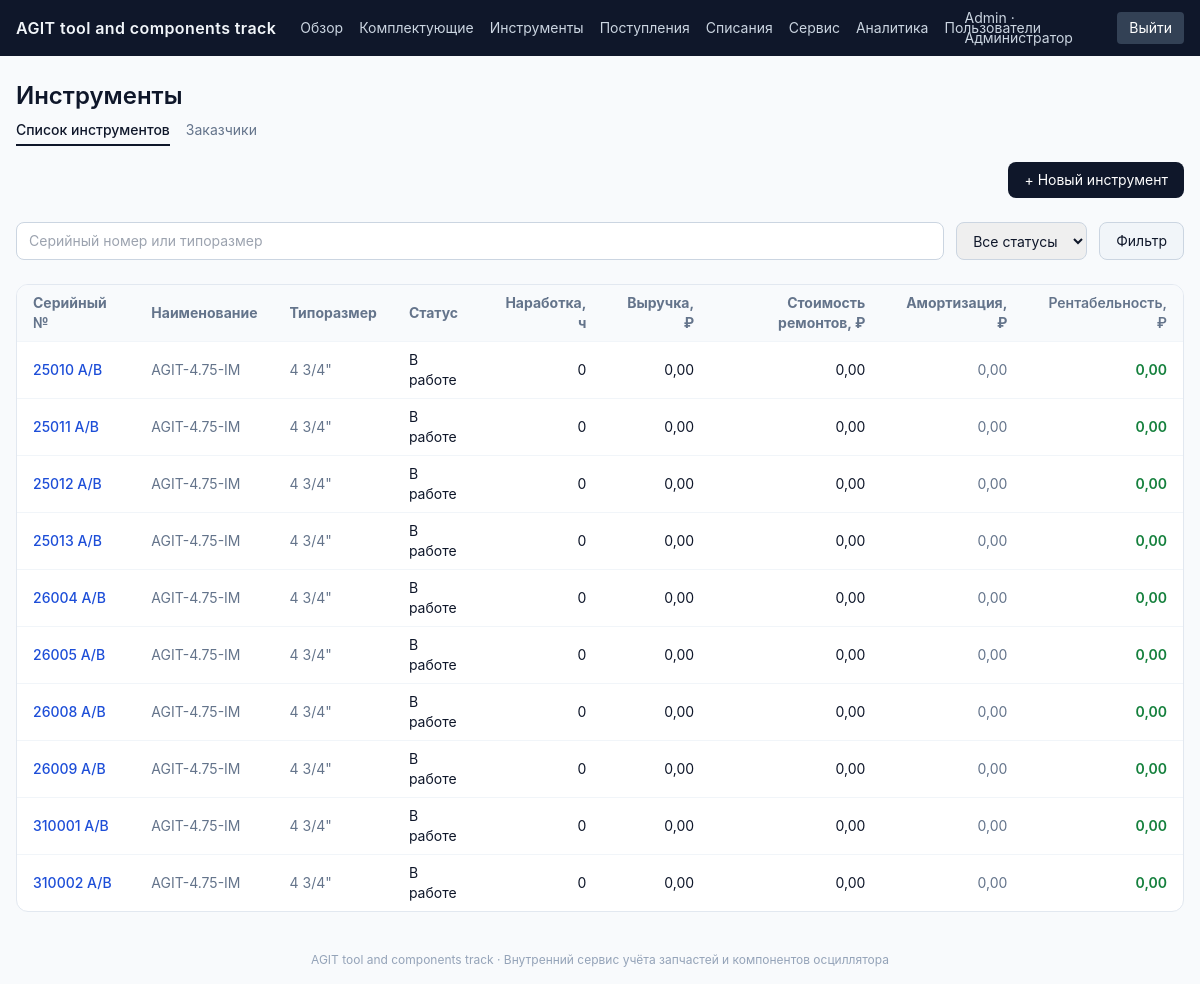
/tools/ (signed in), run on the app's committed database.
### tables this page shows
CREATE TABLE users (
    id            INTEGER PRIMARY KEY AUTOINCREMENT,
    email         TEXT NOT NULL UNIQUE,
    password_hash TEXT NOT NULL,
    full_name     TEXT NOT NULL DEFAULT '',
    role          TEXT NOT NULL DEFAULT 'viewer' CHECK (role IN ('admin', 'engineer', 'viewer')),
    is_active     INTEGER NOT NULL DEFAULT 1,
    created_at    TIMESTAMP NOT NULL DEFAULT CURRENT_TIMESTAMP
);

CREATE TABLE tools (
    id                INTEGER PRIMARY KEY AUTOINCREMENT,
    serial_number     TEXT NOT NULL UNIQUE,
    tool_size         TEXT NOT NULL DEFAULT '',
    status            TEXT NOT NULL DEFAULT 'active' CHECK (status IN ('active', 'in_repair', 'retired')),
    commissioned_date DATE,
    -- Себестоимость инструмента, ₽ — база для расчёта начисленной
    -- амортизации (1/18 стоимости в месяц с даты ввода в эксплуатацию,
    -- см. app/tools.py: tool_depreciation()).
    cost_rub          NUMERIC,
    location          TEXT NOT NULL DEFAULT '',
    note              TEXT NOT NULL DEFAULT '',
    created_by        INTEGER REFERENCES users(id),
    created_at        TIMESTAMP NOT NULL DEFAULT CURRENT_TIMESTAMP
);

### app/routes_tools.py (the view)
@bp.route("/")
@login_required
def list_view():
    status = request.args.get("status") or None
    q = request.args.get("q") or None
    tool_list = tools_mod.list_tools(status=status, q=q)
    return render_template("tools/list.html", tools=tool_list, status=status, q=q, status_labels=STATUS_LABELS)

### app/auth.py (called while the page is built)
def load_logged_in_user():
    user_id = session.get("user_id")
    if user_id is None:
        g.user = None
    else:
        g.user = db.query_one(
            "SELECT id, email, full_name, role, is_active FROM users WHERE id = %s",
            [user_id],
        )
        if g.user and not g.user.get("is_active", True):
            g.user = None
            session.clear()

def login_required(view):
    @functools.wraps(view)
    def wrapped(*args, **kwargs):
        if g.user is None:
            return redirect(url_for("auth.login", next=request.path))
        return view(*args, **kwargs)
    return wrapped

def can_edit():
    return g.user is not None and g.user["role"] in ("admin", "engineer")

### app/csrf.py (called while the page is built)
def init_app(app):
    app.jinja_env.globals["csrf_token"] = get_csrf_token
    @app.before_request
    def _check_csrf():
        if request.method in ("POST", "PUT", "PATCH", "DELETE"):
            sent = request.form.get("csrf_token", "")
            expected = session.get("_csrf_token", "")
            if not expected or not secrets.compare_digest(sent, expected):
                abort(400, description="Некорректный CSRF-токен. Обновите страницу и повторите попытку.")

### app/db.py (called while the page is built, shortened)
def _to_sqlite(query: str) -> str:
    return _PLACEHOLDER_RE.sub("?", query)

def _get_raw_connection():
    if IS_POSTGRES:
        import time
        import psycopg2
        import psycopg2.extras
        last_error = None
        for attempt in range(3):
            try:
                return psycopg2.connect(DATABASE_URL, cursor_factory=psycopg2.extras.RealDictCursor)
            except psycopg2.OperationalError as e:
                last_error = e
                if attempt < 2:
                    time.sleep(1.5 * (attempt + 1))
        raise last_error
    else:
        os.makedirs(os.path.dirname(SQLITE_PATH), exist_ok=True)
        conn = sqlite3.connect(SQLITE_PATH, detect_types=sqlite3.PARSE_DECLTYPES)
        conn.row_factory = sqlite3.Row
        conn.execute("PRAGMA foreign_keys = ON")
        return SqliteConnWrapper(conn)

@contextmanager
def get_conn():
    active = getattr(_local, "conn", None)
    if active is not None:
        yield active
        return
    conn = _get_raw_connection()
    try:
        yield conn
        conn.commit()
    except Exception:
        conn.rollback()
        raise
    finally:
        conn.close()

def query_all(query, params=None):
    return _run(query, params, lambda cur: cur.fetchall())

    def commit(self):
        self._conn.commit()

### app/templates/tools/list.html (shortened to what this page needs)
{% extends "base.html" %}
{% block content %}
<div class="mb-4">
  <h1 class="text-2xl font-semibold">Инструменты</h1>
  <div class="flex gap-4 text-sm text-slate-500 mt-2">
    <span class="font-medium text-slate-900 border-b-2 border-slate-900 pb-1">Список инструментов</span>
    <a href="{{ url_for('customers.list_view') }}" class="hover:text-slate-900 pb-1">Заказчики</a>
  </div>
</div>
<div class="flex items-center justify-end mb-6">
  {% if can_edit %}
  <a href="{{ url_for('tools.new_tool') }}" class="bg-slate-900 text-white text-sm px-4 py-2 rounded-lg hover:bg-slate-800">+ Новый инструмент</a>
  {% endif %}
</div>
<form method="get" class="flex flex-wrap gap-3 mb-6">
  <input type="text" name="q" value="{{ q or '' }}" placeholder="Серийный номер или типоразмер" class="border border-slate-300 rounded-lg px-3 py-2 text-sm flex-1 min-w-[200px]">
  <select name="status" class="border border-slate-300 rounded-lg px-3 py-2 text-sm">
    <option value="">Все статусы</option>
  </select>
  <button class="bg-slate-100 border border-slate-300 rounded-lg px-4 py-2 text-sm">Фильтр</button>
</form>
<div class="bg-white border border-slate-200 rounded-xl overflow-hidden">
<table class="w-full text-sm">
  <thead class="bg-slate-50 text-slate-500 text-left">
    <tr>
      <th class="px-4 py-2">Серийный №</th><th class="px-4 py-2">Наименование</th><th class="px-4 py-2">Типоразмер</th><th class="px-4 py-2">Статус</th>
      <th class="px-4 py-2 text-right">Наработка, ч</th>
      <th class="px-4 py-2 text-right">Выручка, ₽</th><th class="px-4 py-2 text-right">Стоимость ремонтов, ₽</th>
      <th class="px-4 py-2 text-right" title="Начисленная амортизация — 1/18 себестоимости в месяц">Амортизация, ₽</th>
      <th class="px-4 py-2 text-right font-semibold">Рентабельность, ₽</th>
    </tr>
  </thead>
  <tbody>
    {% for t in tools %}
    <tr class="border-t border-slate-100 hover:bg-slate-50">
      <td class="px-4 py-2"><a href="{{ url_for('tools.detail', tool_id=t.id) }}" class="text-blue-700 hover:underline font-medium">{{ t.serial_number }}</a></td>
      <td class="px-4 py-2 text-slate-500">{{ t.tool_name or '—' }}</td>
      <td class="px-4 py-2 text-slate-500">{{ t.tool_size or '—' }}</td>
      <td class="px-4 py-2">{{ status_labels.get(t.status, t.status) }}</td>
      <td class="px-4 py-2 text-right">{{ t.cumulative_hours|num }}</td>
      <td class="px-4 py-2 text-right">{{ t.cumulative_revenue|money }}</td>
      <td class="px-4 py-2 text-right">{{ t.jobs_cost|money }}</td>
      <td class="px-4 py-2 text-right text-slate-500">{{ t.depreciation.accrued_rub|money }}</td>
      <td class="px-4 py-2 text-right font-semibold {{ 'text-green-700' if t.profitability >= 0 else 'text-red-700' }}">{{ t.profitability|money }}</td>
    </tr>
    {% else %}
    <tr><td colspan="9" class="px-4 py-6 text-center text-slate-400">Инструменты пока не зарегистрированы.</td></tr>
    {% endfor %}
  </tbody>
</table>
</div>
{% endblock %}

### app/templates/base.html (shortened to what this page needs)
<!doctype html>
<html lang="ru">
<head>
  <script src="https://cdn.tailwindcss.com"></script>
</head>
<body class="bg-slate-50 text-slate-900 min-h-screen flex flex-col">
  {% if current_user %}
  <nav class="bg-slate-900 text-slate-100">
    <div class="max-w-[1600px] mx-auto px-4 xl:px-8">
      <div class="flex items-center justify-between h-14 gap-4">
        <div class="flex items-center gap-6 min-w-0">
          <a href="{{ url_for('dashboard.index') }}" class="font-semibold tracking-wide whitespace-nowrap shrink-0">AGIT tool and components track</a>
          <div class="hidden lg:flex gap-4 text-sm text-slate-300">
            <a href="{{ url_for('dashboard.index') }}" class="hover:text-white">Обзор</a>
            <a href="{{ url_for('parts.list_parts') }}" class="hover:text-white">Комплектующие</a>
            <a href="{{ url_for('tools.list_view') }}" class="hover:text-white">Инструменты</a>
            <a href="{{ url_for('receipts.list_receipts') }}" class="hover:text-white">Поступления</a>
            <a href="{{ url_for('writeoffs.list_writeoffs') }}" class="hover:text-white">Списания</a>
            <a href="{{ url_for('jobs.list_view') }}" class="hover:text-white">Сервис</a>
            <a href="{{ url_for('analytics.index') }}" class="hover:text-white">Аналитика</a>
            {% if current_user.role == 'admin' %}
            <a href="{{ url_for('admin.users') }}" class="hover:text-white">Пользователи</a>
            {% endif %}
          </div>
        </div>
        <div class="flex items-center gap-3 text-sm text-slate-300">
          <a href="{{ url_for('auth.change_password') }}" class="hover:text-white">{{ current_user.full_name or current_user.email }} · {{ role_labels[current_user.role] }}</a>
          <a href="{{ url_for('auth.logout') }}" class="px-3 py-1.5 rounded bg-slate-700 hover:bg-slate-600 text-white">Выйти</a>
        </div>
      </div>
    </div>
  </nav>
  {% endif %}
  <main class="flex-1 max-w-[1600px] mx-auto w-full px-4 xl:px-8 py-6">
    {% block content %}{% endblock %}
  </main>
  <footer class="text-center text-xs text-slate-400 py-4">AGIT tool and components track · Внутренний сервис учёта запчастей и компонентов осциллятора</footer>
</body>
</html>

### app/templates/base.html (style rules this page uses)
body { font-family: -apple-system, BlinkMacSystemFont, "Segoe UI", Roboto, sans-serif; }

### data on the page
users: full_name "Admin", role "Администратор"
tools: serial_number "25010 A/B", tool_name "AGIT-4.75-IM", tool_size "4 3/4\"", get "В работе", cumulative_hours|num "0", cumulative_revenue "0,00", jobs_cost "0,00", depreciation.accrued_rub "0,00", profitability "0,00"
tools: serial_number "25011 A/B", tool_name "AGIT-4.75-IM", tool_size "4 3/4\"", get "В работе", cumulative_hours|num "0", cumulative_revenue "0,00", jobs_cost "0,00", depreciation.accrued_rub "0,00", profitability "0,00"
tools: serial_number "25012 A/B", tool_name "AGIT-4.75-IM", tool_size "4 3/4\"", get "В работе", cumulative_hours|num "0", cumulative_revenue "0,00", jobs_cost "0,00", depreciation.accrued_rub "0,00", profitability "0,00"
tools: serial_number "25013 A/B", tool_name "AGIT-4.75-IM", tool_size "4 3/4\"", get "В работе", cumulative_hours|num "0", cumulative_revenue "0,00", jobs_cost "0,00", depreciation.accrued_rub "0,00", profitability "0,00"
tools: serial_number "26004 A/B", tool_name "AGIT-4.75-IM", tool_size "4 3/4\"", get "В работе", cumulative_hours|num "0", cumulative_revenue "0,00", jobs_cost "0,00", depreciation.accrued_rub "0,00", profitability "0,00"
tools: serial_number "26005 A/B", tool_name "AGIT-4.75-IM", tool_size "4 3/4\"", get "В работе", cumulative_hours|num "0", cumulative_revenue "0,00", jobs_cost "0,00", depreciation.accrued_rub "0,00", profitability "0,00"
tools: serial_number "26008 A/B", tool_name "AGIT-4.75-IM", tool_size "4 3/4\"", get "В работе", cumulative_hours|num "0", cumulative_revenue "0,00", jobs_cost "0,00", depreciation.accrued_rub "0,00", profitability "0,00"
tools: serial_number "26009 A/B", tool_name "AGIT-4.75-IM", tool_size "4 3/4\"", get "В работе", cumulative_hours|num "0", cumulative_revenue "0,00", jobs_cost "0,00", depreciation.accrued_rub "0,00", profitability "0,00"
tools: serial_number "310001 A/B", tool_name "AGIT-4.75-IM", tool_size "4 3/4\"", get "В работе", cumulative_hours|num "0", cumulative_revenue "0,00", jobs_cost "0,00", depreciation.accrued_rub "0,00", profitability "0,00"
tools: serial_number "310002 A/B", tool_name "AGIT-4.75-IM", tool_size "4 3/4\"", get "В работе", cumulative_hours|num "0", cumulative_revenue "0,00", jobs_cost "0,00", depreciation.accrued_rub "0,00", profitability "0,00"
